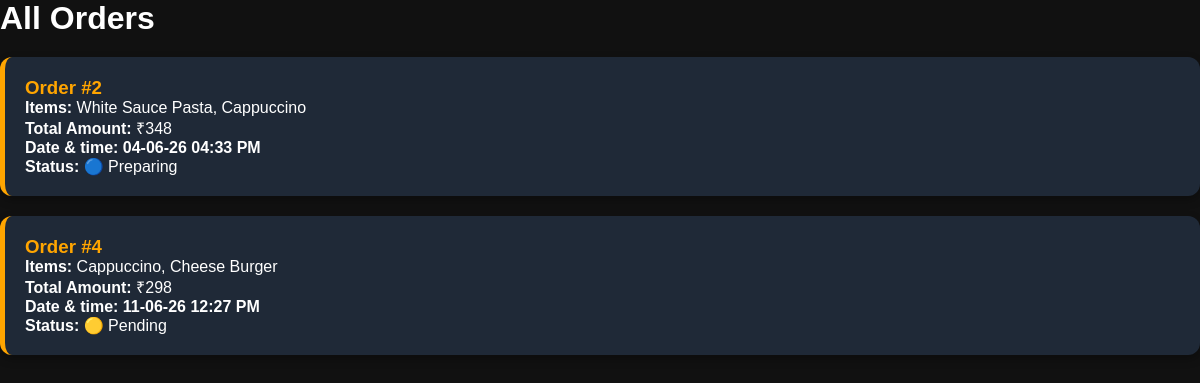
The app's page /orders (signed in) with its own data.
### app.py (models this page shows)
class Order(db.Model):
    id = db.Column(db.Integer, primary_key=True)
    username = db.Column(db.String(100))
    items = db.Column(db.String(500))
    total_amount = db.Column(db.Integer)
    order_date = db.Column(db.DateTime, default=datetime.now)
    status = db.Column(db.String(20), default="pending")

### app.py (the view)
@app.route("/orders")
def orders():
    if session.get("role") == "admin":
        orders = Order.query.all()
    else:
        orders = Order.query.filter_by(
            username=session["user"]
        ).all()
    return render_template(
        "orders.html",
        orders=orders
    )

### templates/orders.html (shortened to what this page needs)
<!DOCTYPE html>
<html>
<head>
    <link rel="stylesheet" href="{{ url_for('static', filename='css/style.css') }}">
</head>
<body>
<h1>All Orders</h1>
{% for order in orders %}
<div class="order-card">
    <h3>Order #{{ order.id }}</h3>
    <p>
        <strong>Items:</strong>
        {{ order.items }}
    </p>
    <p>
        <strong>Total Amount:</strong>
        ₹{{ order.total_amount }}
    </p>
    <p>
        <strong>Date & time:</strong><strong>
            {{ order.order_date.strftime('%d-%m-%y %I:%M %p') }}
        </strong></strong>
    </p>
    <p>
    <strong>Status:</strong>
    {% if order.status == "Preparing" %}
        🔵 Preparing
    {% elif order.status == "Completed" %}
        🟢 Completed
    {% else %}
        🟡 Pending
    {% endif %}
</p>
</div>
{% endfor %}
</body>
</html>

### static/css/style.css (style rules this page uses)
* { margin: 0; padding: 0; box-sizing: border-box; }
body { font-family: Arial, sans-serif; background-color: #111; color: white; }
.order-card { background:#1f2937; color:white; padding:20px; margin:20px 0; border-radius:12px; border-left:5px solid orange; box-shadow:0 4px 10px rgba(0,0,0,0.3); }
.order-card h3 { color:orange; }

### records on screen
Order: id "2", items "White Sauce Pasta, Cappuccino", total_amount "348", order_date "04-06-26 04:33 PM", status "🔵 Preparing"
Order: id "4", items "Cappuccino, Cheese Burger", total_amount "298", order_date "11-06-26 12:27 PM", status "🟡 Pending"
